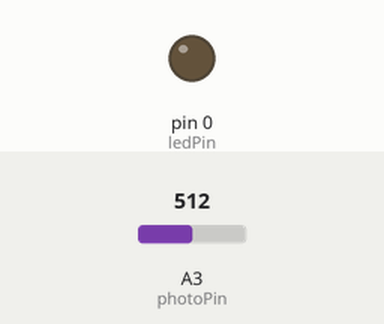
The sketch below on a simulated Arduino Uno, built with avr-gcc and run on an emulated ATmega328P. On the bench: output pins drawn as LEDs (lit = HIGH). The inputs (shaded band) are chosen by the test bench; at power-on: A3 (photoPin) = 512.

Above: at 1.2 s.
1.3 s: A3 (photoPin) set to 12
2.8 s: A3 (photoPin) set to 9
At 5.3 s:
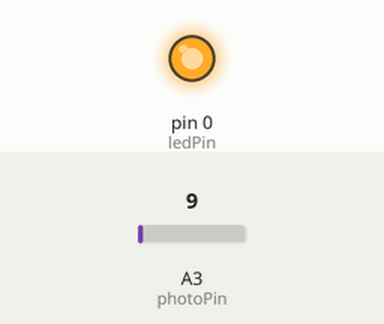
7.3 s: A3 (photoPin) set to 0
Timing chart, 0 to 11.2 s (numbered marks = the images above; inputs shaded):
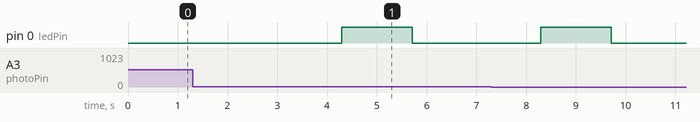

Measured:
- the behaviour switches between 11 and 10 on A3 (photoPin) (found by bisection; images 0 and 1)
- after the input at 1.3 s, every drawn part: stays the same
- after the input at 2.8 s, pin 0 (ledPin): LOW → HIGH after 1.5 s, → LOW 1.4 s later

The sketch:

god_natt_attiny.ino
```cpp
#include <math.h>

const int photoPin = 3;
const int ledPin = 0;

void setup(){
  pinMode(ledPin, OUTPUT);
}

void loop(){
  int voltage = analogRead(photoPin);
  int range = map(voltage,0,1023,0,100);
  float breath = (exp(sin(millis()/2000.0*PI)) - 0.36787944)*108.0;

  if(range == 0){
    analogWrite(ledPin,breath);
  }
  else{
    digitalWrite(ledPin,LOW);
  }
}
```
